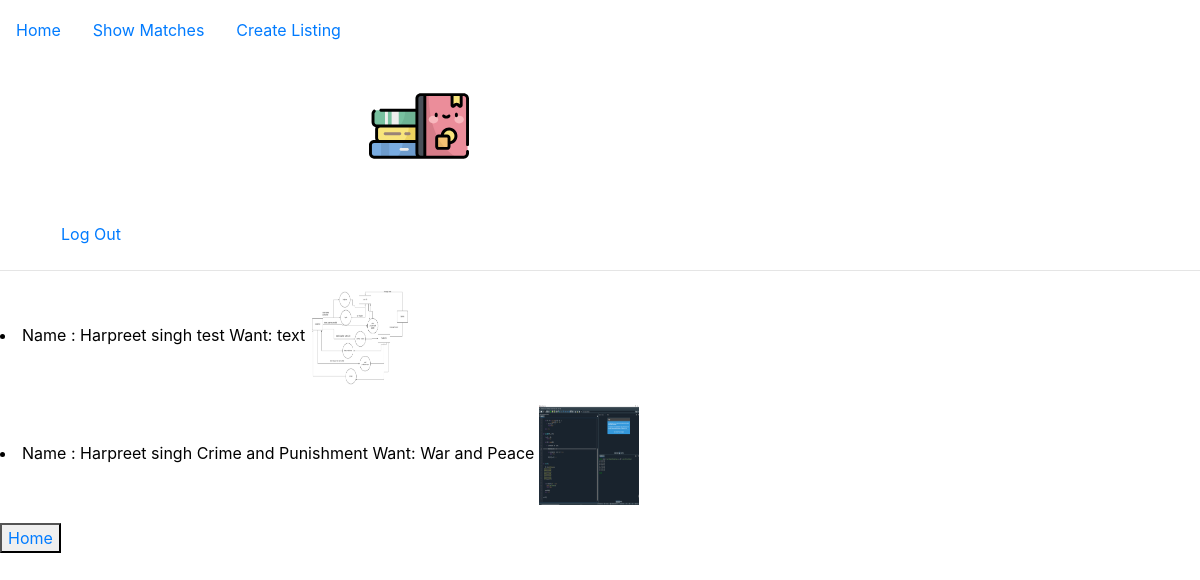
Before: /active (signed in) with the older database file.
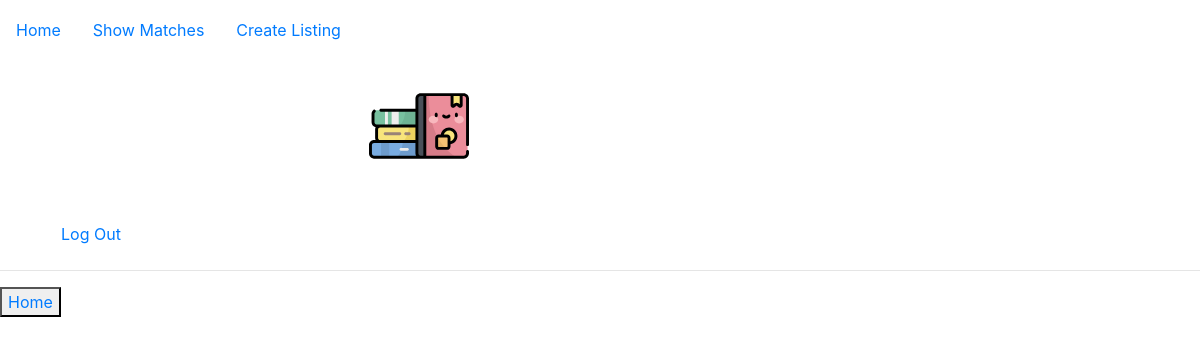
After: the same page with the newer database file.
### bookswap/models.py (models this page shows, shortened)
class Listing(models.Model):
    user=models.ForeignKey(settings.AUTH_USER_MODEL,on_delete=models.CASCADE)
    first_name=models.CharField(max_length=30)
    last_name=models.CharField(max_length=30)
    have=models.CharField(max_length=120)
    want=models.CharField(max_length=120)
    img=models.ImageField(upload_to="images/'",null=True)
    check_req=models.IntegerField(max_length=4,default=0)

### bookswap/views.py (the view)
# urls.py: path("active",views.active_listings,name="active"),
def active_listings(request):
     data=Listing.objects.filter(check_req=0)
     data1=Listing.objects.filter(check_req=1)
     if data==None and data1==None:
      return render(request,'bookswap/nomatch.html',{
         'data':data,'data1':data1
      })
     else:
         return render(request,'bookswap/active_listings.html',{
         'data':data,'data1':data1
      })

### bookswap/templatetags/customfuncs.py (called while the page is built)
@register.simple_tag
def converter(value):
    return str(value)

### bookswap/templates/bookswap/active_listings.html (shortened to what this page needs)
{% extends "bookswap/layout.html" %}
{% load customfuncs %}
{% block body %}
<form method="GET">
     {% for i in data %}
     {% converter i.user as cuser %}
     {% if user.username == cuser %}
     <li class="listings">
        <label for="Name">Name : {{i.first_name}}
        {{i.last_name}}
        <label for='Have'>{{i.have}}</label>
        Want: {{i.want}}
        {% ifequal i.img "static/bookswap/book.svg" %}
        <img src="{{i.img}}" height="100" width="100">
        {% else %}
        <img src="bookswap/media/{{i.img}}" height="100" width="100" >
        {% endifequal %}
      </li>
        {% endif %}
    {% endfor %}
    </form>
{% endblock %}

Changed rows visible on the page:
removed Listing: first_name "Harpreet", last_name "singh", have "test", want "text", img (picture)
removed Listing: first_name "Harpreet", last_name "singh", have "Crime and Punishment", want "War and Peace", img (picture)
